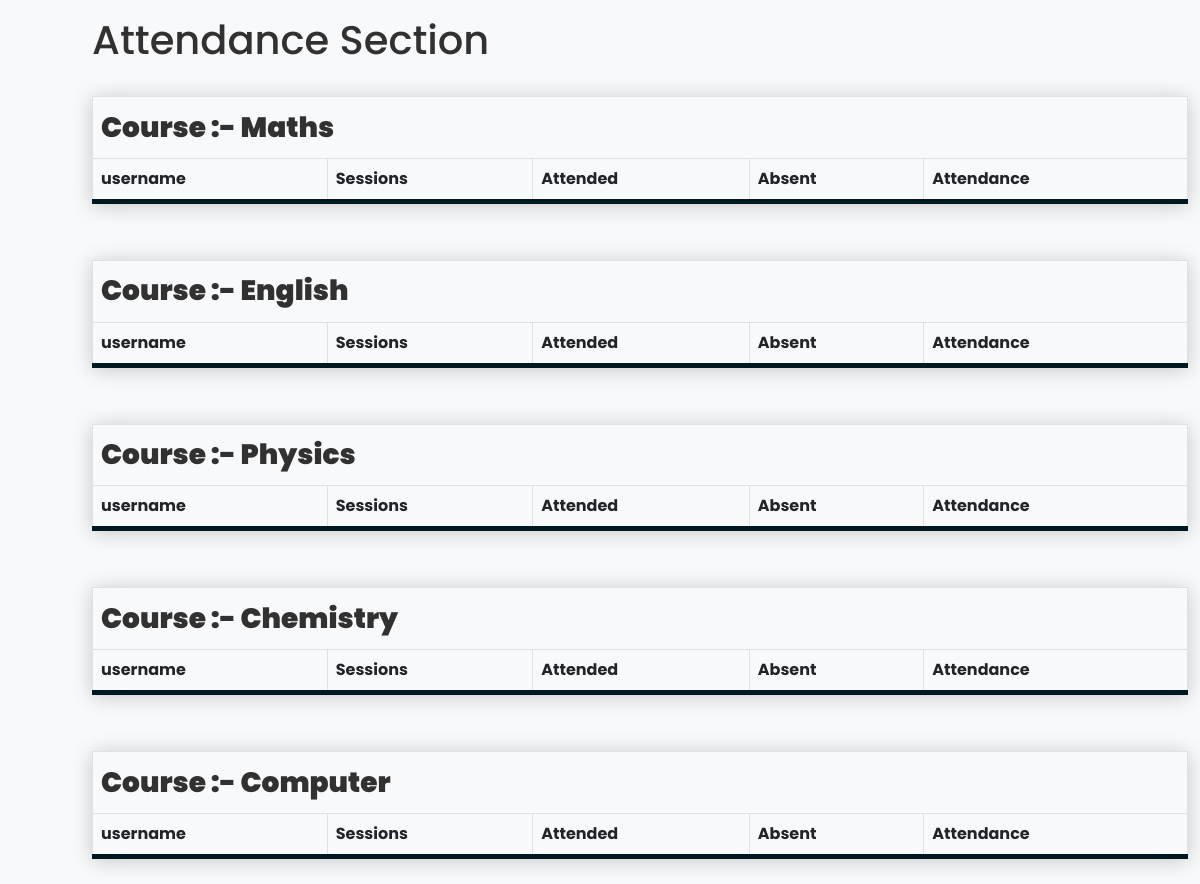
The page /atdcourse.php on the database as committed earlier.
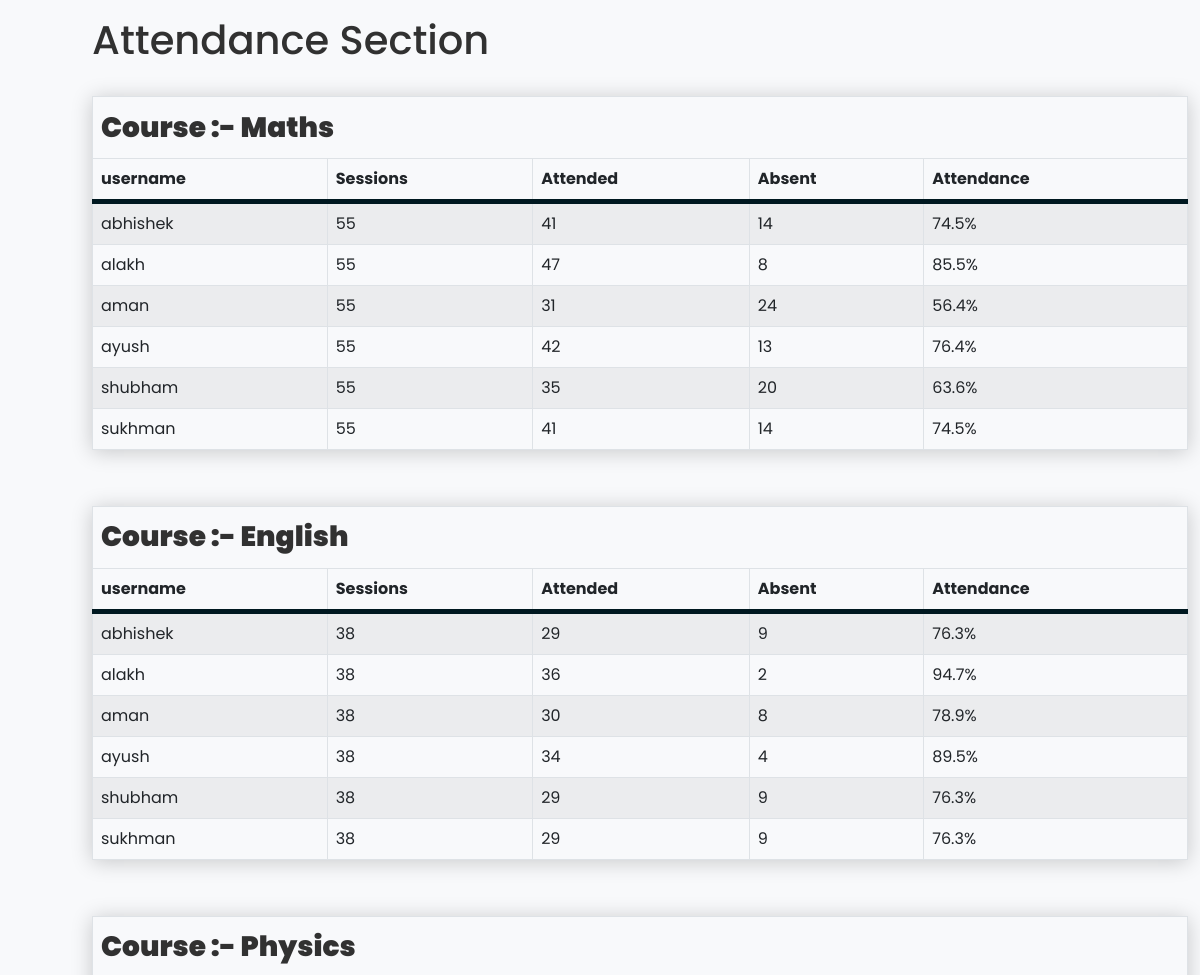
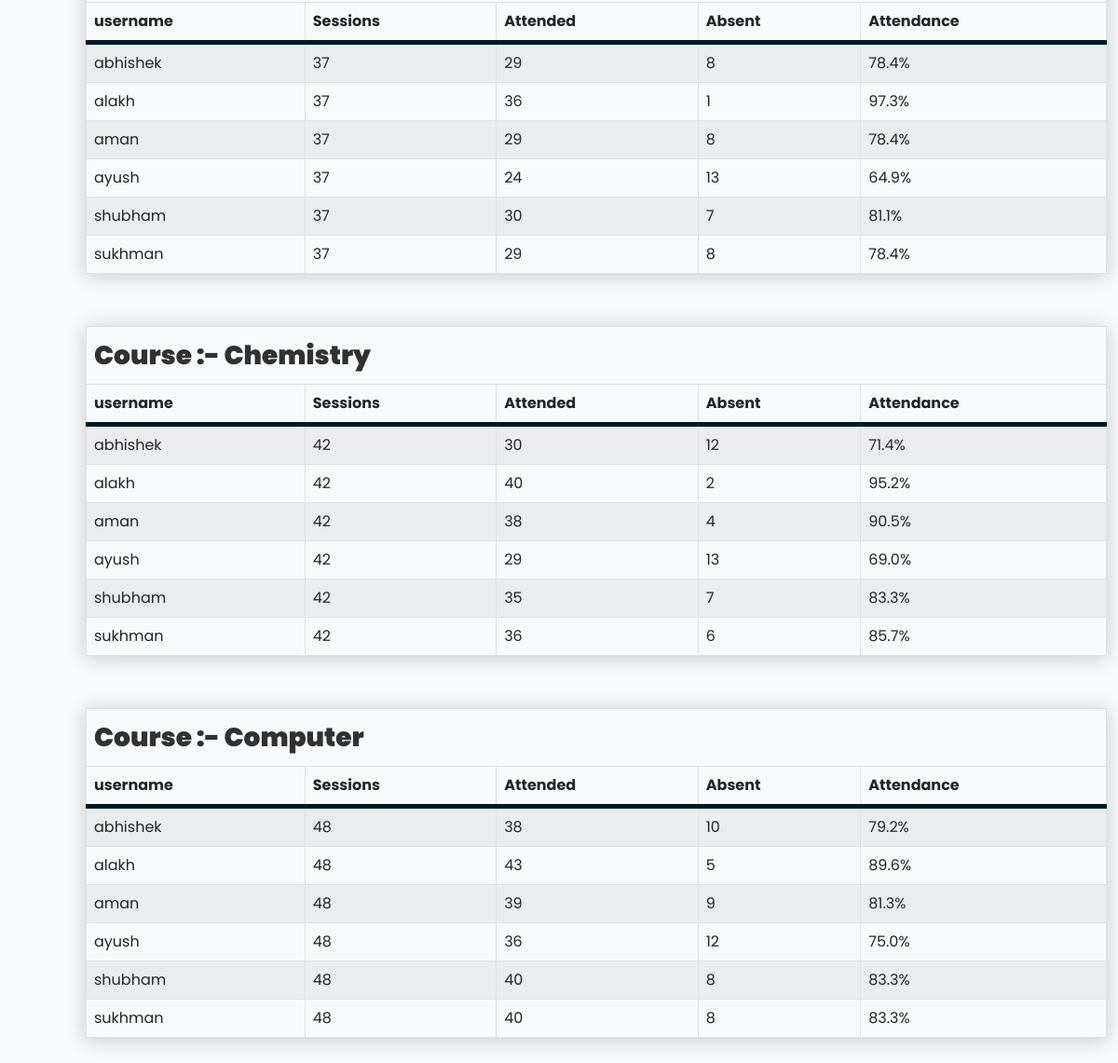
The same page on the database as committed later (2 pictures, top to bottom).
### tables this page shows
CREATE TABLE `attendance` (
  `username` varchar(20) NOT NULL,
  `session1` int(3) NOT NULL,
  `session2` int(3) NOT NULL,
  `session3` int(3) NOT NULL,
  `session4` int(3) NOT NULL,
  `session5` int(3) NOT NULL,
  `attend1` int(3) NOT NULL,
  `attend2` int(3) NOT NULL,
  `attend3` int(3) NOT NULL,
  `attend4` int(3) NOT NULL,
  `attend5` int(3) NOT NULL
);

### atdcourse.php (the view, shortened to what the changed rows need)
<!DOCTYPE html>
<html lang="en">
<head>
    <link href="https://cdn.jsdelivr.net/npm/bootstrap@5.2.3/dist/css/bootstrap.min.css" rel="stylesheet">
    <link rel="stylesheet" href="mainstyle.css">
</head>
<body id="main">
    <div id="maths" class="container mt-3">
        <h1 class="midheading">Attendance Section</h1><br>
        <table class="table table-striped table-bordered table-hover">
            <thead>
                <tr>
                    <td colspan="5">
                        <h3 id="midheading"> Course :- Maths</h3>
                    </td>
                </tr>
                <tr>
                    <th id="tableheader">username</th>
                    <th id="tableheader">Sessions</th>
                    <th id="tableheader">Attended</th>
                    <th id="tableheader">Absent</th>
                    <th id="tableheader">Attendance</th>
                </tr>
            </thead>
            <tbody>
                <?php
                include "connector.php";
                $qry = "SELECT * FROM attendance";
                $run = mysqli_query($connector, $qry);
                while ($data = mysqli_fetch_assoc($run)) {
                    ?>
                    <tr>
                        <td>
                            <?php echo $data['username']; ?>
                        </td>
                        <td>
                            <?php echo $data['session1']; ?>
                        </td>
                        <td>
                            <?php echo $data['attend1']; ?>
                        </td>
                        <td>
                            <?php echo $data['session1'] - $data['attend1']; ?>
                        </td>
                        <td>
                            <?php
                            $atp = ($data['attend1'] / $data['session1']) * 100;
                            echo number_format($atp, 1) . "%";
                            ?>
                        </td>
                    </tr>
                    <?php
                }
                ?>
            </tbody>
        </table><br>
    </div>
    <div id="maths" class="container mt-3">
        <table class="table table-striped table-bordered table-hover">
            <thead>
                <tr>
                    <td colspan="5">
                        <h3 id="midheading"> Course :- English</h3>
                    </td>
                </tr>
                <tr>
                    <th id="tableheader">username</th>
                    <th id="tableheader">Sessions</th>
                    <th id="tableheader">Attended</th>
                    <th id="tableheader">Absent</th>
                    <th id="tableheader">Attendance</th>
                </tr>
            </thead>
            <tbody>
                <?php
                include "connector.php";
                $qry = "SELECT * FROM attendance";
                $run = mysqli_query($connector, $qry);
                while ($data = mysqli_fetch_assoc($run)) {
                    ?>
                    <tr>
                        <td>
                            <?php echo $data['username']; ?>
                        </td>
                        <td>
                            <?php echo $data['session2']; ?>
                        </td>
                        <td>
                            <?php echo $data['attend2']; ?>
                        </td>
                        <td>
                            <?php echo $data['session2'] - $data['attend2']; ?>
                        </td>
                        <td>
                            <?php
                            $atp = ($data['attend2'] / $data['session2']) * 100;
                            echo number_format($atp, 1) . "%";
                            ?>
                        </td>
                    </tr>
                    <?php
                }
                ?>
            </tbody>
        </table><br>
    </div>
    <div id="maths" class="container mt-3">
        <table class="table table-striped table-bordered table-hover">
            <thead>
                <tr>
                    <td colspan="5">
                        <h3 id="midheading"> Course :- Physics</h3>
                    </td>
                </tr>
                <tr>
                    <th id="tableheader">username</th>
                    <th id="tableheader">Sessions</th>
                    <th id="tableheader">Attended</th>
                    <th id="tableheader">Absent</th>
                    <th id="tableheader">Attendance</th>
                </tr>
            </thead>
            <tbody>
                <?php
                include "connector.php";
                $qry = "SELECT * FROM attendance";
                $run = mysqli_query($connector, $qry);
                while ($data = mysqli_fetch_assoc($run)) {
                    ?>
                    <tr>
                        <td>
                            <?php echo $data['username']; ?>
                        </td>
                        <td>
                            <?php echo $data['session3']; ?>
                        </td>
                        <td>
                            <?php echo $data['attend3']; ?>
                        </td>
                        <td>
                            <?php echo $data['session3'] - $data['attend3']; ?>
                        </td>
                        <td>
                            <?php
                            $atp = ($data['attend3'] / $data['session3']) * 100;
                            echo number_format($atp, 1) . "%";
                            ?>
                        </td>
                    </tr>
                    <?php
                }
                ?>
            </tbody>
        </table><br>
    </div>
    <div id="maths" class="container mt-3">
        <table class="table table-striped table-bordered table-hover">
            <thead>
                <tr>
                    <td colspan="5">
                        <h3 id="midheading"> Course :- Chemistry</h3>
                    </td>
                </tr>
                <tr>
                    <th id="tableheader">username</th>
                    <th id="tableheader">Sessions</th>
                    <th id="tableheader">Attended</th>
                    <th id="tableheader">Absent</th>
                    <th id="tableheader">Attendance</th>
                </tr>
            </thead>
            <tbody>
                <?php
                include "connector.php";
                $qry = "SELECT * FROM attendance";
                $run = mysqli_query($connector, $qry);
                while ($data = mysqli_fetch_assoc($run)) {
                    ?>
                    <tr>
                        <td>
                            <?php echo $data['username']; ?>
                        </td>
                        <td>
                            <?php echo $data['session4']; ?>
                        </td>
                        <td>
                            <?php echo $data['attend4']; ?>
                        </td>
                        <td>
                            <?php echo $data['session4'] - $data['attend4']; ?>
                        </td>
                        <td>
                            <?php
                            $atp = ($data['attend4'] / $data['session4']) * 100;
                            echo number_format($atp, 1) . "%";
                            ?>
                        </td>
                    </tr>
                    <?php
                }
                ?>
            </tbody>
        </table><br>
    </div>
    <div id="maths" class="container mt-3">
        <table class="table table-striped table-bordered table-hover">
            <thead>
                <tr>
                    <td colspan="5">
                        <h3 id="midheading"> Course :- Computer</h3>
                    </td>
                </tr>
                <tr>
                    <th id="tableheader">username</th>
                    <th id="tableheader">Sessions</th>
                    <th id="tableheader">Attended</th>
                    <th id="tableheader">Absent</th>
                    <th id="tableheader">Attendance</th>
                </tr>
            </thead>
            <tbody>
                <?php
                include "connector.php";
                $qry = "SELECT * FROM attendance";
                $run = mysqli_query($connector, $qry);
                while ($data = mysqli_fetch_assoc($run)) {
                    ?>
                    <tr>
                        <td>
                            <?php echo $data['username']; ?>
                        </td>
                        <td>
                            <?php echo $data['session5']; ?>
                        </td>
                        <td>
                            <?php echo $data['attend5']; ?>
                        </td>
                        <td>
                            <?php echo $data['session5'] - $data['attend5']; ?>
                        </td>
                        <td>
                            <?php
                            $atp = ($data['attend5'] / $data['session5']) * 100;
                            echo number_format($atp, 1) . "%";
                            ?>
                        </td>
                    </tr>
                    <?php
                }
                ?>
            </tbody>
        </table><br>
    </div>
</body>
</html>

Rows that differ between the two databases and show on the page:
added attendance: username "abhishek", session1 "55", attend1 "41", $data['session1'] - $data['attend1'] "14", atp "74.5", session2 "38", attend2 "29", $data['session2'] - $data['attend2'] "9", atp "76.3", session3 "37", attend3 "29", $data['session3'] - $data['attend3'] "8", atp "78.4", session4 "42", attend4 "30", $data['session4'] - $data['attend4'] "12", atp "71.4", session5 "48", attend5 "38", $data['session5'] - $data['attend5'] "10", atp "79.2"
added attendance: username "alakh", session1 "55", attend1 "47", $data['session1'] - $data['attend1'] "8", atp "85.5", session2 "38", attend2 "36", $data['session2'] - $data['attend2'] "2", atp "94.7", session3 "37", attend3 "36", $data['session3'] - $data['attend3'] "1", atp "97.3", session4 "42", attend4 "40", $data['session4'] - $data['attend4'] "2", atp "95.2", session5 "48", attend5 "43", $data['session5'] - $data['attend5'] "5", atp "89.6"
added attendance: username "aman", session1 "55", attend1 "31", $data['session1'] - $data['attend1'] "24", atp "56.4", session2 "38", attend2 "30", $data['session2'] - $data['attend2'] "8", atp "78.9", session3 "37", attend3 "29", $data['session3'] - $data['attend3'] "8", atp "78.4", session4 "42", attend4 "38", $data['session4'] - $data['attend4'] "4", atp "90.5", session5 "48", attend5 "39", $data['session5'] - $data['attend5'] "9", atp "81.3"
added attendance: username "ayush", session1 "55", attend1 "42", $data['session1'] - $data['attend1'] "13", atp "76.4", session2 "38", attend2 "34", $data['session2'] - $data['attend2'] "4", atp "89.5", session3 "37", attend3 "24", $data['session3'] - $data['attend3'] "13", atp "64.9", session4 "42", attend4 "29", $data['session4'] - $data['attend4'] "13", atp "69.0", session5 "48", attend5 "36", $data['session5'] - $data['attend5'] "12", atp "75.0"
added attendance: username "shubham", session1 "55", attend1 "35", $data['session1'] - $data['attend1'] "20", atp "63.6", session2 "38", attend2 "29", $data['session2'] - $data['attend2'] "9", atp "76.3", session3 "37", attend3 "30", $data['session3'] - $data['attend3'] "7", atp "81.1", session4 "42", attend4 "35", $data['session4'] - $data['attend4'] "7", atp "83.3", session5 "48", attend5 "40", $data['session5'] - $data['attend5'] "8"
added attendance: username "sukhman", session1 "55", attend1 "41", $data['session1'] - $data['attend1'] "14", atp "74.5", session2 "38", attend2 "29", $data['session2'] - $data['attend2'] "9", atp "76.3", session3 "37", attend3 "29", $data['session3'] - $data['attend3'] "8", atp "78.4", session4 "42", attend4 "36", $data['session4'] - $data['attend4'] "6", atp "85.7", session5 "48", attend5 "40", $data['session5'] - $data['attend5'] "8", atp "83.3"
